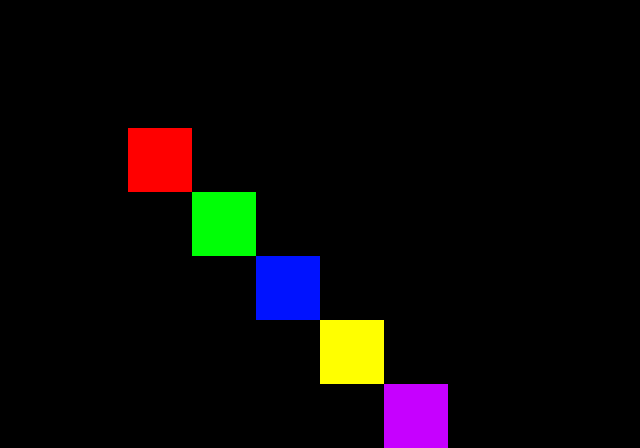

The image is a tile-based game level rendered from a .tmx file. Its description and source (layers, tilesets, objects; grid data summarised) follow:
An orthogonal 10x7 tile map with 64x64 px tiles, 1 tile layer (Beats).

<map version="1.0" orientation="orthogonal" width="10" height="7" tilewidth="64" tileheight="64">
 <tileset firstgid="1" source="../tiles/Beats.tsx" />
 <layer name="Beats" width="10" height="7">
  <data>[70 cells, 5 non-empty, 5 distinct tile ids]</data>
 </layer>
</map>
